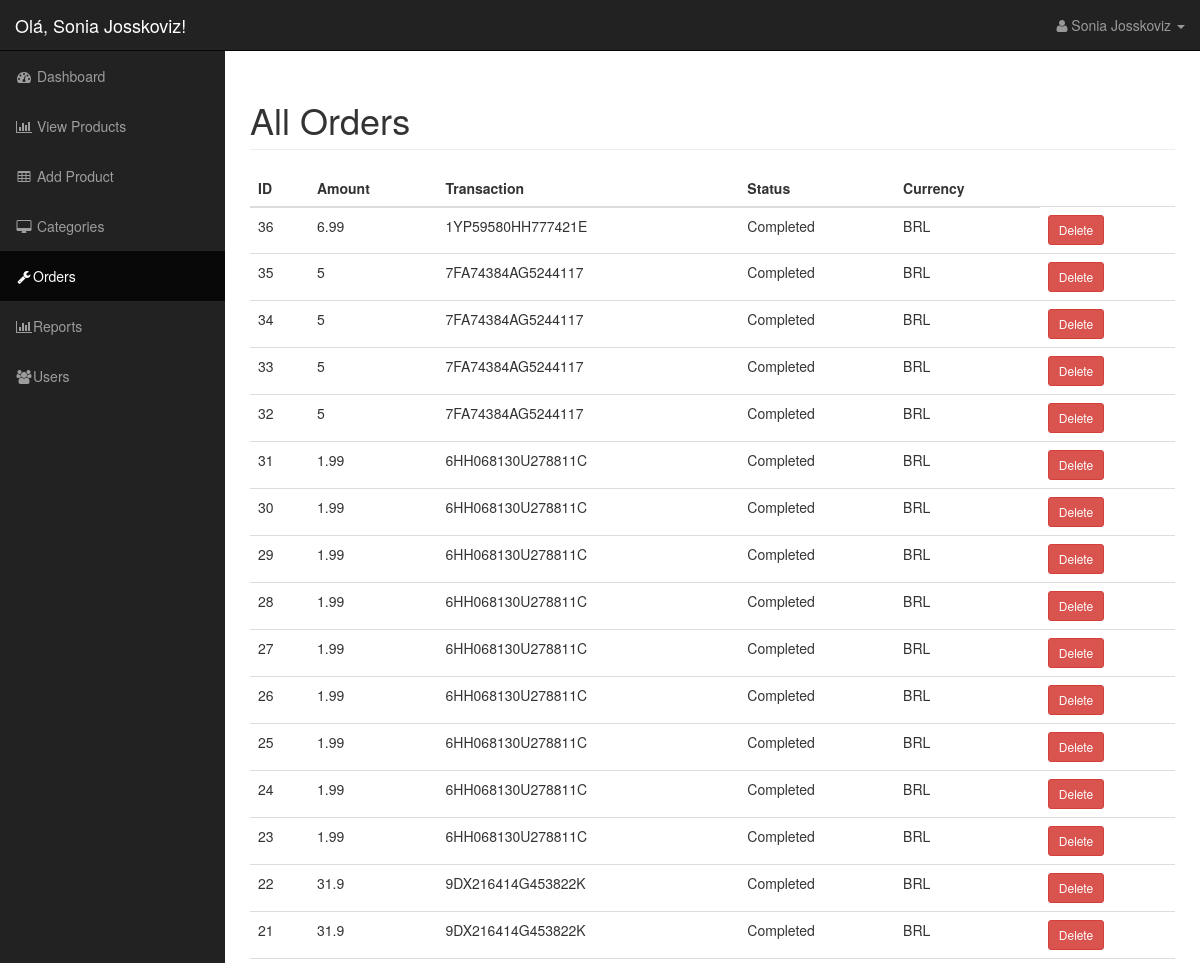
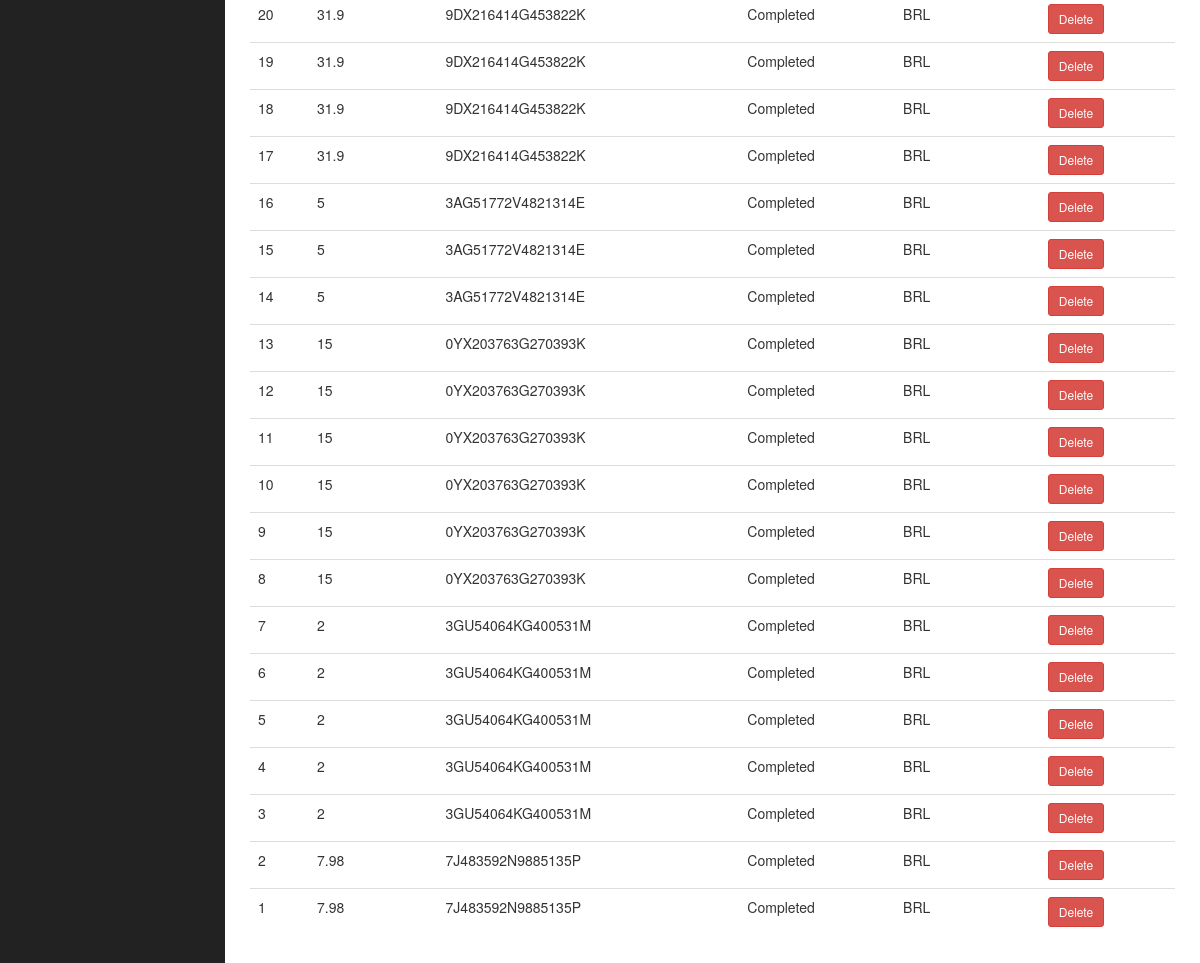
Page /admin/index.php?page=orders (signed in) on the committed database (2 pictures, top to bottom).
### tables this page shows
CREATE TABLE `orders` (
  `id` int(11) NOT NULL,
  `amount` float NOT NULL,
  `transaction` varchar(255) NOT NULL,
  `status` varchar(255) NOT NULL,
  `currency` varchar(255) NOT NULL
);

### admin/index.php (called while the page is built, shortened)
<?php
require_once TEMPLATE_BACK . '/header.php';
isset($_GET['page']) ? include $_GET['page'] . '.php' : include 'dashboard.php';
require_once TEMPLATE_BACK . '/footer.php';

### resources/functions.php (called while the page is built, shortened)
	<?php
function get_all_orders() {
	$orders = query("SELECT * FROM orders ORDER BY id DESC");
	return $orders;
}
function query($sql) {
	global $connection;
	return mysqli_query($connection, $sql);
}
		?>

### admin/orders.php (the view, shortened to what this page needs)
<div id="page-wrapper">
  <div class="container-fluid">
    <div class="col-md-12">
      <div class="row">
        <h1 class="page-header">All Orders</h1>
      </div>
      <div class="row">
        <table class="table table-hover">
          <thead>
            <tr>
             <th>ID</th>
             <th>Amount</th>
             <th>Transaction</th>
             <th>Status</th>
             <th>Currency</th>
           </tr>
          </thead>
           <tbody>
            <?php $orders = get_all_orders() ?>
            <?php foreach ($orders as $order): ?>
              <tr>
                <td><?= $order['id'] ?></td>
                <td><?= $order['amount'] ?></td>
                <td><?= $order['transaction'] ?></td>
                <td><?= $order['status'] ?></td>
                <td><?= $order['currency'] ?></td>
                <form action="" method="post">
                  <td>
                    <button class="btn btn-sm btn-danger" type="submit" name="delete" value="<?= $order['id'] ?>">Delete</button>
                  </td>
                </form>
              </tr>
            <?php endforeach ?>
          </tbody>
        </table>
      </div>
    </div>
  </div>
</div>

### admin/css/sb-admin.css (style rules this page uses)
body { margin-top: 100px; background-color: #222; }
@media (min-width:768px) { body { margin-top: 50px; } }
#page-wrapper { width: 100%; padding: 0; background-color: #fff; }
@media (min-width:768px) { #page-wrapper { padding: 10px; } }

### rows in the picture
orders: id "36", amount "6.99", transaction "1YP59580HH777421E", status "Completed", currency "BRL"
orders: id "35", amount "5", transaction "7FA74384AG5244117", status "Completed", currency "BRL"
orders: id "34", amount "5", transaction "7FA74384AG5244117", status "Completed", currency "BRL"
orders: id "33", amount "5", transaction "7FA74384AG5244117", status "Completed", currency "BRL"
orders: id "32", amount "5", transaction "7FA74384AG5244117", status "Completed", currency "BRL"
orders: id "31", amount "1.99", transaction "6HH068130U278811C", status "Completed", currency "BRL"
orders: id "30", amount "1.99", transaction "6HH068130U278811C", status "Completed", currency "BRL"
orders: id "29", amount "1.99", transaction "6HH068130U278811C", status "Completed", currency "BRL"
orders: id "28", amount "1.99", transaction "6HH068130U278811C", status "Completed", currency "BRL"
orders: id "27", amount "1.99", transaction "6HH068130U278811C", status "Completed", currency "BRL"
orders: id "26", amount "1.99", transaction "6HH068130U278811C", status "Completed", currency "BRL"
orders: id "25", amount "1.99", transaction "6HH068130U278811C", status "Completed", currency "BRL"
orders: id "24", amount "1.99", transaction "6HH068130U278811C", status "Completed", currency "BRL"
orders: id "23", amount "1.99", transaction "6HH068130U278811C", status "Completed", currency "BRL"
orders: id "22", amount "31.9", transaction "9DX216414G453822K", status "Completed", currency "BRL"
orders: id "21", amount "31.9", transaction "9DX216414G453822K", status "Completed", currency "BRL"
orders: id "20", amount "31.9", transaction "9DX216414G453822K", status "Completed", currency "BRL"
orders: id "19", amount "31.9", transaction "9DX216414G453822K", status "Completed", currency "BRL"
orders: id "18", amount "31.9", transaction "9DX216414G453822K", status "Completed", currency "BRL"
orders: id "17", amount "31.9", transaction "9DX216414G453822K", status "Completed", currency "BRL"
orders: id "16", amount "5", transaction "3AG51772V4821314E", status "Completed", currency "BRL"
orders: id "15", amount "5", transaction "3AG51772V4821314E", status "Completed", currency "BRL"
orders: id "14", amount "5", transaction "3AG51772V4821314E", status "Completed", currency "BRL"
orders: id "13", amount "15", transaction "0YX203763G270393K", status "Completed", currency "BRL"
orders: id "12", amount "15", transaction "0YX203763G270393K", status "Completed", currency "BRL"
orders: id "11", amount "15", transaction "0YX203763G270393K", status "Completed", currency "BRL"
orders: id "10", amount "15", transaction "0YX203763G270393K", status "Completed", currency "BRL"
orders: id "9", amount "15", transaction "0YX203763G270393K", status "Completed", currency "BRL"
orders: id "8", amount "15", transaction "0YX203763G270393K", status "Completed", currency "BRL"
orders: id "7", amount "2", transaction "3GU54064KG400531M", status "Completed", currency "BRL"
orders: id "6", amount "2", transaction "3GU54064KG400531M", status "Completed", currency "BRL"
orders: id "5", amount "2", transaction "3GU54064KG400531M", status "Completed", currency "BRL"
orders: id "4", amount "2", transaction "3GU54064KG400531M", status "Completed", currency "BRL"
orders: id "3", amount "2", transaction "3GU54064KG400531M", status "Completed", currency "BRL"
orders: id "2", amount "7.98", transaction "7J483592N9885135P", status "Completed", currency "BRL"
orders: id "1", amount "7.98", transaction "7J483592N9885135P", status "Completed", currency "BRL"

### other values in the picture
$_SESSION['username'] "Sonia Josskoviz"
